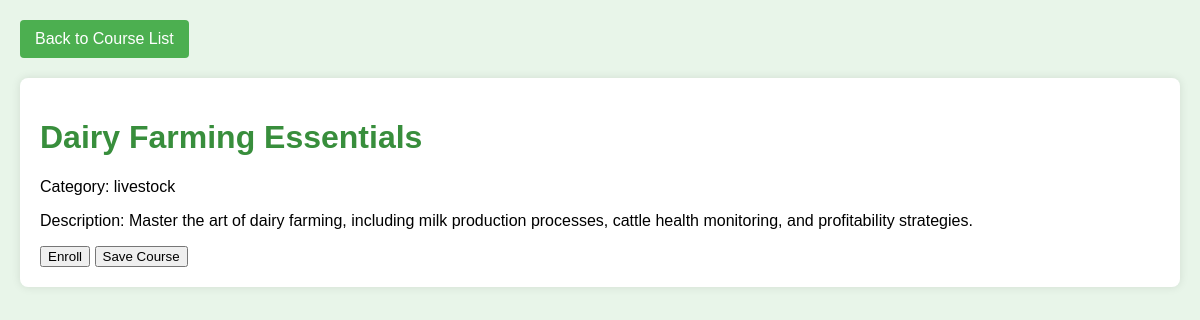
Page /view/user_coursedetails.php?id=4 (signed in) on the committed database.
### tables this page shows
CREATE TABLE `courses` (
  `id` int(11) NOT NULL,
  `title` varchar(255) NOT NULL,
  `description` text NOT NULL,
  `category` varchar(255) NOT NULL,
  `module` varchar(255) DEFAULT NULL,
  `duration` int(11) DEFAULT NULL,
  `price` decimal(10,2) DEFAULT NULL,
  `image` varchar(255) DEFAULT NULL
);

### view/user_coursedetails.php (the view, shortened to what this page needs)
<?php
require_once '../config/database.php';
$id = $_GET['id'] ?? 0;
$query = "SELECT * FROM courses WHERE id = ?";
$stmt = $conn->prepare($query);
$stmt->bind_param("i", $id);
$stmt->execute();
$result = $stmt->get_result();
$course = $result->fetch_assoc();
?>
<!DOCTYPE html>
<html lang="en">
<head>
</head>
<body>
    <a class="back-button" href="user_courselist.php">Back to Course List</a>
    <div class="course-details">
        <h1><?php echo htmlspecialchars($course['title']); ?></h1>
        <p>Category: <?php echo htmlspecialchars($course['category']); ?></p>
        <p>Description: <?php echo htmlspecialchars($course['description']); ?></p>
        <form method="POST">
            <button type="submit" name="enroll">Enroll</button>
            <button type="submit" name="save">Save Course</button>
        </form>
    </div>
</body>
</html>

### view/user_coursedetails.php (style rules this page uses)
body { font-family: Arial, sans-serif; margin: 20px; background-color: #e8f5e9; }
h1, h2 { color: #388e3c; }
.course-details { background-color: #fff; padding: 20px; border-radius: 8px; box-shadow: 0 0 10px rgba(0, 0, 0, 0.1); margin-bottom: 20px; }
.back-button, .save-button { display: inline-block; padding: 10px 15px; background-color: #4caf50; color: white; text-decoration: none; border-radius: 4px; transition: background-color 0.3s ease; margin-bottom: 20px; }

### rows in the picture
courses: title "Dairy Farming Essentials", category "livestock", description "Master the art of dairy farming, including milk production processes, cattle health monitoring, and profitability strategies."
